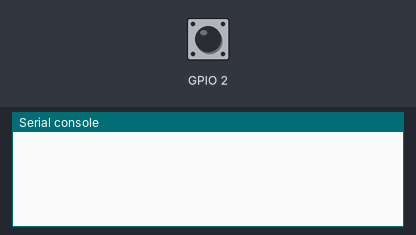
This program was run on a simulated ESP32 board running MicroPython. Parts: the last lines printed to the serial console. The test bench sets the inputs (shaded band); at power-on: GPIO 2 LOW.

Above: at 1.2 s.
1.3 s: GPIO 2 pulled HIGH for 0.15 s
At 2.2 s:
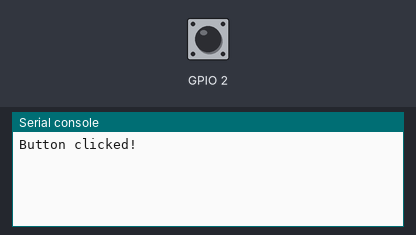
2.9 s: GPIO 2 pulled HIGH for 1 s
At 4.6 s:
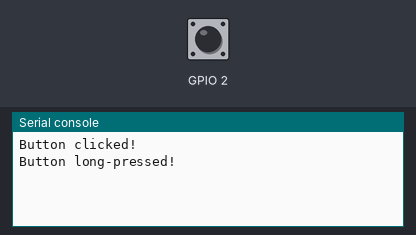
5.4 s: GPIO 2 pulled HIGH for 3.2 s
At 9.3 s:
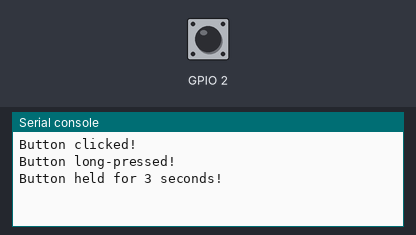

Measured:
- after the input at 1.3 s, the serial console: prints a new line after 0.15 s (image 1)
- after the input at 2.9 s, the serial console: prints a new line after 1.0 s (image 2)
- after the input at 5.4 s, the serial console: prints a new line after 3.0 s (image 3)

The program:

button.py
```python
import time
from machine import Pin, Timer

DEBOUNCE_MS = 200  # ms to ignore after a press (covers mechanical bounce on release)
LONG_PRESS_MS = 600  # ms to consider a long press (if still held after this)
MIN_WEIGHT_BEFORE_RELEASE_MS = 50  # ms of continuous press before we consider it a valid press (ignore quick taps)
HOLD_PRESS_MS = 3000  # ms to consider a 3-second hold press

class Button:
    _next_timer_id = 0  # class-level counter so each instance gets a unique hardware timer

    def __init__(self, pin_num, on_click=None, on_long_press=None, on_hold=None):
        self._pin = Pin(pin_num, Pin.IN, Pin.PULL_DOWN)
        self._on_click = on_click
        self._on_long_press = on_long_press
        self._on_hold = on_hold
        self._last_clicked_timestamp = 0
        self._pin.irq(trigger=Pin.IRQ_RISING | Pin.IRQ_FALLING, handler=self._isr)
        self._currently_pressed = False
        self._press_hold_timer = None
        self._temp_count = 0
        self._hold_timer = Timer(Button._next_timer_id)
        Button._next_timer_id += 1
        self._hold_active = False  # True once the 3s timer fires, suppresses click/long-press

    def _on_hold_fired(self, t):
        self._hold_active = True
        if self._on_hold:
            self._on_hold()

    def _isr(self, pin):
        self._temp_count += 1
        val = pin.value()
        if val == 1:
            if self._currently_pressed:
                return
            self._currently_pressed = True
            self._hold_active = False
            self._press_hold_timer = time.ticks_ms()
            # Schedule 3-second hold job; deinit() cancels it if released early
            self._hold_timer.init(period=HOLD_PRESS_MS, mode=Timer.ONE_SHOT,
                                  callback=self._on_hold_fired)
        else:
            if not self._currently_pressed:
                return
            self._currently_pressed = False
            self._hold_timer.deinit()  # cancel if released before 3 s
            if self._hold_active:
                # hold already fired — don't also trigger long-press or click
                self._press_hold_timer = None
                return
            now = time.ticks_ms()
            if time.ticks_diff(now, self._press_hold_timer) >= LONG_PRESS_MS:
                if self._on_long_press:
                    self._on_long_press()
            elif time.ticks_diff(now, self._last_clicked_timestamp) >= DEBOUNCE_MS and time.ticks_diff(now, self._press_hold_timer) >= MIN_WEIGHT_BEFORE_RELEASE_MS:
                self._last_clicked_timestamp = now
                if self._on_click:
                    self._on_click()
            self._press_hold_timer = None

if __name__ == "__main__":
    def handle_click():
        print("Button clicked!")
    def handle_long_press():
        print("Button long-pressed!")

    def handle_hold():
        print("Button held for 3 seconds!")

    button = Button(pin_num=2, on_click=handle_click, on_long_press=handle_long_press, on_hold=handle_hold)

    while True:
        time.sleep(1)
```
